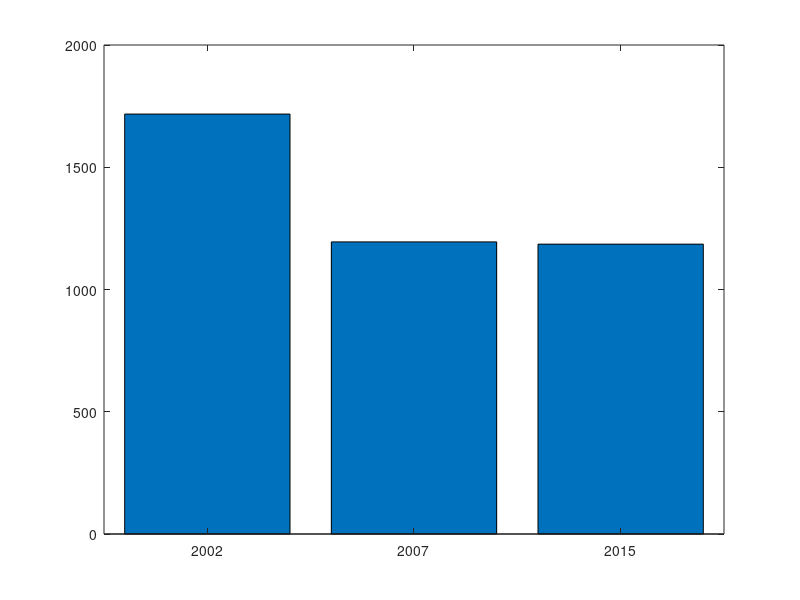
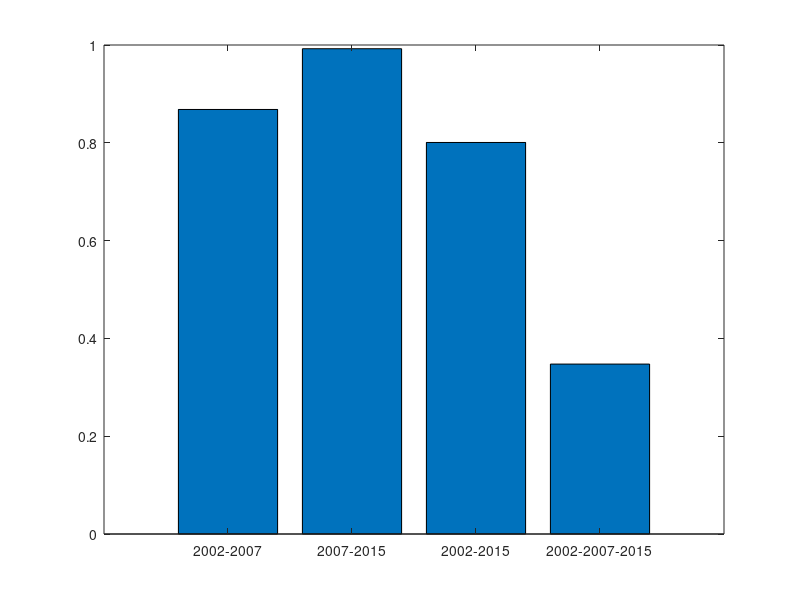

Recreate these plots in MATLAB, in order.
%-------------------------------------------------------
%------------PRP Project Crop Tobacoo-------------------
%------------Date:17/14/2016----------------------------
%------------Janvi Patel,Nishi Patel--------------------
%-------------------------------------------------------
clc;
clear;

Total_Plot=100;

fr_N=[70 75 80];
fr_P=[65 50 40];
fr_S=[40 30 20];
fr_K=[53 30 13];

fr_A_intersect_N=[0 0.8 1.5];
fr_A_intersect_P=[2 3 1.7];
fr_A_intersect_S=[0 1 1.5];
fr_A_intersect_K=[5 4 3.75];

fr_B_intersect_N=[6 3 6.2];
fr_B_intersect_P=[6 5 4.9];
fr_B_intersect_S=[8 5 10];
fr_B_intersect_K=[4 8 3];

mean=[57	46.25	38.25];
sd=[13.39154	21.36001	30.09291];

Yield_A=8316.5;    %unit lbs./acre
Yield_B=10350.5;
i=0;


for i=1:3
    Pr_tobacco_N(i)=fr_N(i)/Total_Plot;
    Pr_tobacco_P(i)=fr_P(i)/Total_Plot;
    Pr_tobacco_S(i)=fr_S(i)/Total_Plot;
    Pr_tobacco_K(i)=fr_K(i)/Total_Plot;

    Pr_A_intersect_N(i)=fr_A_intersect_N(i)/Total_Plot;
    Pr_A_intersect_P(i)=fr_A_intersect_P(i)/Total_Plot;
    Pr_A_intersect_S(i)=fr_A_intersect_S(i)/Total_Plot;
    Pr_A_intersect_K(i)=fr_A_intersect_K(i)/Total_Plot;

    Pr_A_given_N(i) = Pr_A_intersect_N(i)/Pr_tobacco_N(i);
    Pr_A_given_P(i) = Pr_A_intersect_P(i)/Pr_tobacco_P(i);
    Pr_A_given_S(i) = Pr_A_intersect_S(i)/Pr_tobacco_S(i);
    Pr_A_given_K(i) = Pr_A_intersect_K(i)/Pr_tobacco_K(i);
    
    Pr_N_intersect_A_given_N(i)=Pr_tobacco_N(i)*Pr_A_intersect_N(i);
    Pr_P_intersect_A_given_P(i)=Pr_tobacco_P(i)*Pr_A_intersect_P(i);
    Pr_S_intersect_A_given_S(i)=Pr_tobacco_S(i)*Pr_A_intersect_S(i);
    Pr_K_intersect_A_given_K(i)=Pr_tobacco_K(i)*Pr_A_intersect_K(i);
    
    
    % for B yield
    Pr_B_intersect_N(i)=fr_B_intersect_N(i)/Total_Plot;
    Pr_B_intersect_P(i)=fr_B_intersect_P(i)/Total_Plot;
    Pr_B_intersect_S(i)=fr_B_intersect_S(i)/Total_Plot;
    Pr_B_intersect_K(i)=fr_B_intersect_K(i)/Total_Plot;

    Pr_B_given_N(i) = Pr_B_intersect_N(i)/Pr_tobacco_N(i);
    Pr_B_given_P(i) = Pr_B_intersect_P(i)/Pr_tobacco_P(i);
    Pr_B_given_S(i) = Pr_B_intersect_S(i)/Pr_tobacco_S(i);
    Pr_B_given_K(i) = Pr_B_intersect_K(i)/Pr_tobacco_K(i);
    
    Pr_N_intersect_B_given_N(i)=Pr_tobacco_N(i)*Pr_B_intersect_N(i);
    Pr_P_intersect_B_given_P(i)=Pr_tobacco_P(i)*Pr_B_intersect_P(i);
    Pr_S_intersect_B_given_S(i)=Pr_tobacco_S(i)*Pr_B_intersect_S(i);
    Pr_K_intersect_B_given_K(i)=Pr_tobacco_K(i)*Pr_B_intersect_K(i);
    
    E_production_N_yield_A(i) = Pr_N_intersect_A_given_N(i)*Yield_A;
    E_production_N_yield_B(i) = Pr_N_intersect_B_given_N(i)*Yield_B;
    E_production_N(i) = E_production_N_yield_A(i)+E_production_N_yield_B(i);
    
    E_production_P_yield_A(i) = Pr_P_intersect_A_given_P(i)*Yield_A;
    E_production_P_yield_B(i) = Pr_P_intersect_B_given_P(i)*Yield_B;
    E_production_P(i) = E_production_P_yield_A(i)+E_production_P_yield_B(i);
    
    E_production_S_yield_A(i) = Pr_S_intersect_A_given_S(i)*Yield_A;
    E_production_S_yield_B(i) = Pr_S_intersect_B_given_S(i)*Yield_B;
    E_production_S(i) = E_production_S_yield_A(i)+E_production_S_yield_B(i);
    
    E_production_K_yield_A(i) = Pr_K_intersect_A_given_K(i)*Yield_A;
    E_production_K_yield_B(i) = Pr_K_intersect_B_given_K(i)*Yield_B;
    E_production_K(i) = E_production_K_yield_A(i)+E_production_K_yield_B(i);
   
    E_Total_Production(i) = E_production_N(i)+ E_production_P(i)+ E_production_S(i)+ E_production_K(i);
end
figure;
bar(E_Total_Production)
set(gca,'XTickLabel',{'2002','2007','2015'})

for i=1:3
    z_N(i)=(fr_N(i)-mean(i))/sd(i);
    z_P(i)=(fr_P(i)-mean(i))/sd(i);
    z_S(i)=(fr_S(i)-mean(i))/sd(i);
    z_K(i)=(fr_K(i)-mean(i))/sd(i);
end

temp_N_12=z_N(1)*z_N(2);
temp_P_12=z_P(1)*z_P(2);
temp_S_12=z_S(1)*z_S(2);
temp_K_12=z_K(1)*z_K(2);

temp_12=temp_N_12+temp_P_12+temp_S_12+temp_K_12;
correlation_coefficient_12=temp_12/3;

temp_N_23=z_N(3)*z_N(2);
temp_P_23=z_P(3)*z_P(2);
temp_S_23=z_S(3)*z_S(2);
temp_K_23=z_K(3)*z_K(2);

temp_23=temp_N_23+temp_P_23+temp_S_23+temp_K_23;
correlation_coefficient_23=temp_23/3;

temp_N_13=z_N(1)*z_N(3);
temp_P_13=z_P(1)*z_P(3);
temp_S_13=z_S(1)*z_S(3);
temp_K_13=z_K(1)*z_K(3);

temp_13=temp_N_13+temp_P_13+temp_S_13+temp_K_13;
correlation_coefficient_13=temp_13/3;

temp_N_123=z_N(1)*z_N(2)*z_N(3);
temp_P_123=z_P(1)*z_P(2)*z_P(3);
temp_S_123=z_S(1)*z_S(2)*z_S(3);
temp_K_123=z_K(1)*z_K(2)*z_K(3);

temp_123=temp_N_123+temp_P_123+temp_S_123+temp_K_123;
correlation_coefficient_123=temp_123/3;
correlation_coefficient=[correlation_coefficient_12 correlation_coefficient_23 correlation_coefficient_13 correlation_coefficient_123];
figure;
bar(correlation_coefficient)
set(gca,'XTickLabel',{'2002-2007','2007-2015','2002-2015','2002-2007-2015'})


